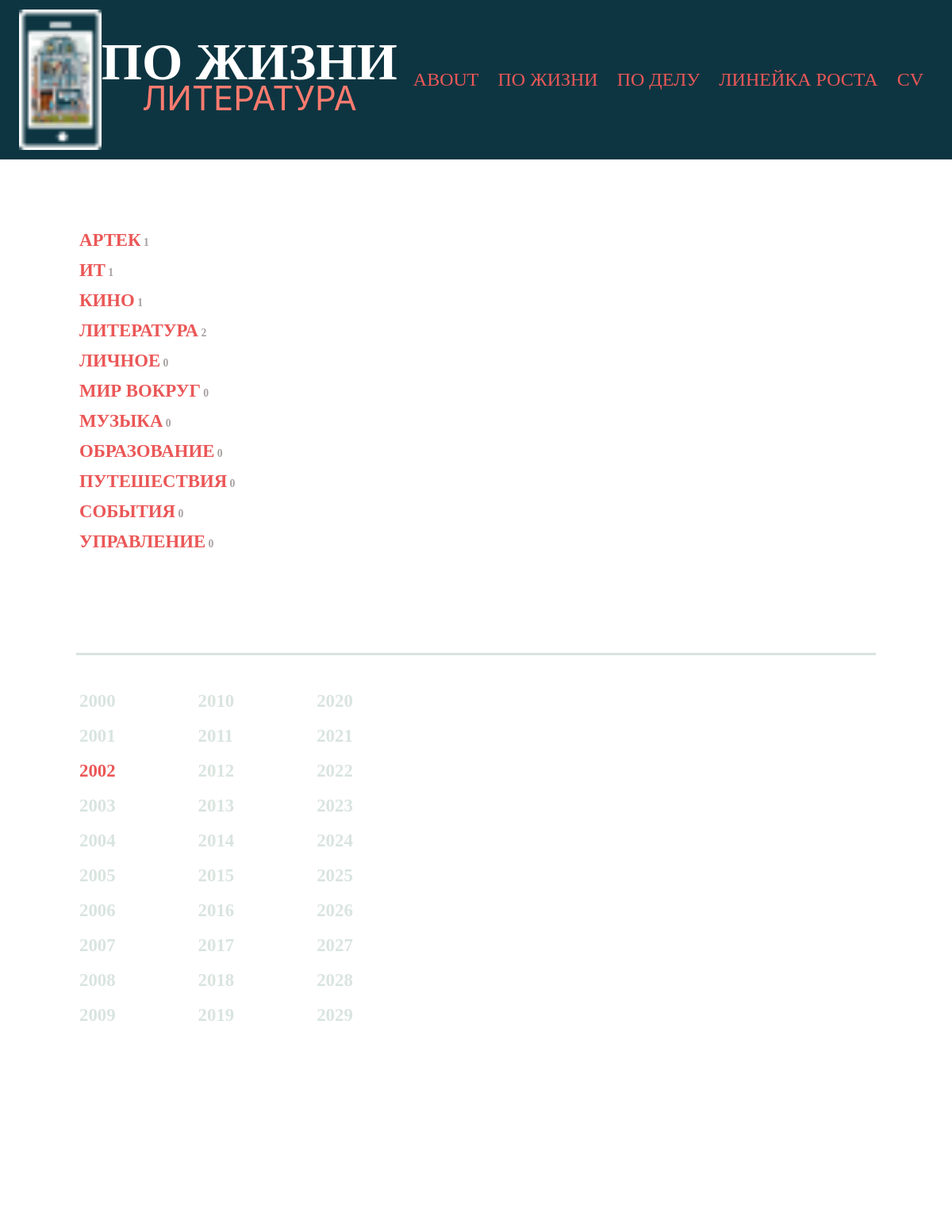
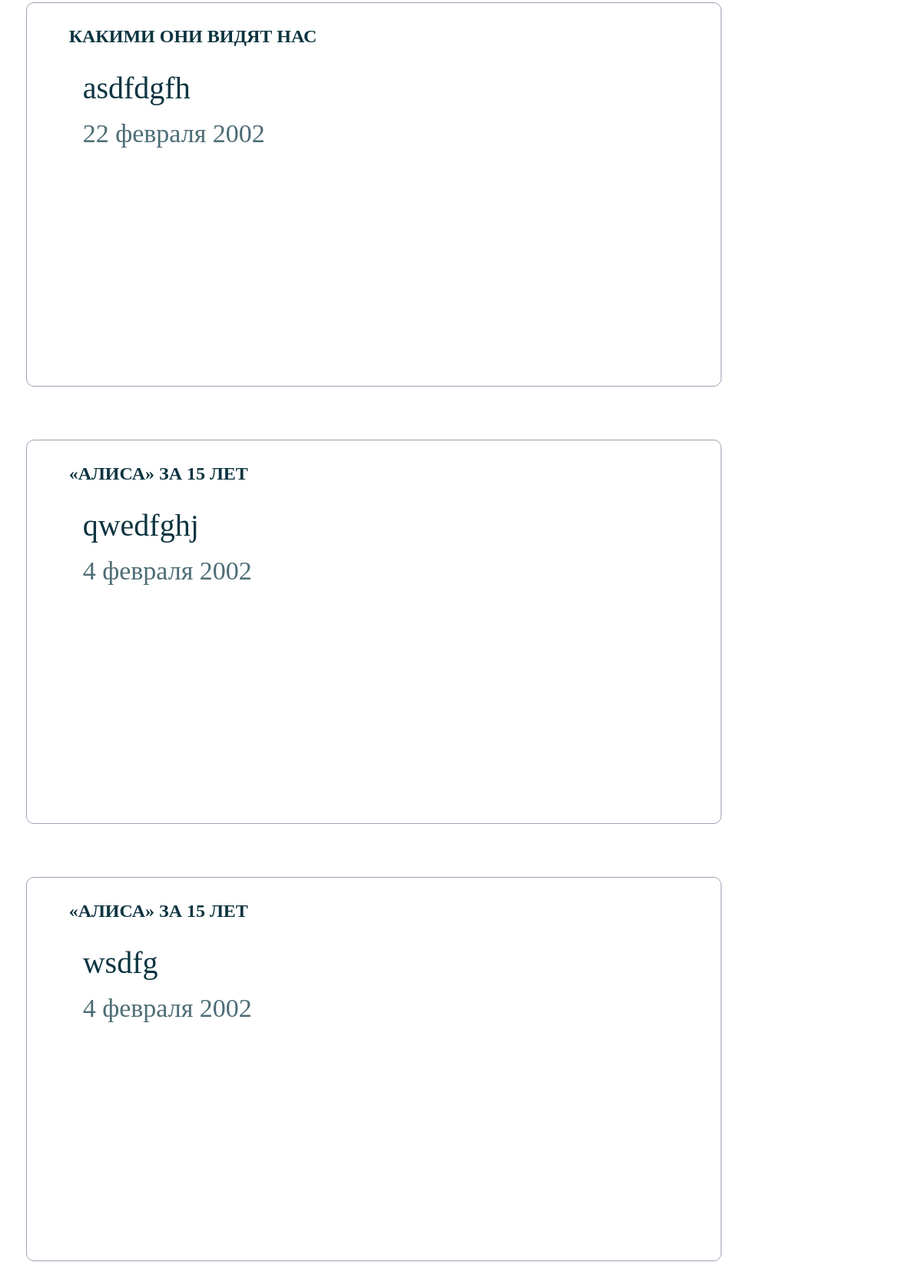
Before: /life with the older database file (2 pictures, top to bottom).
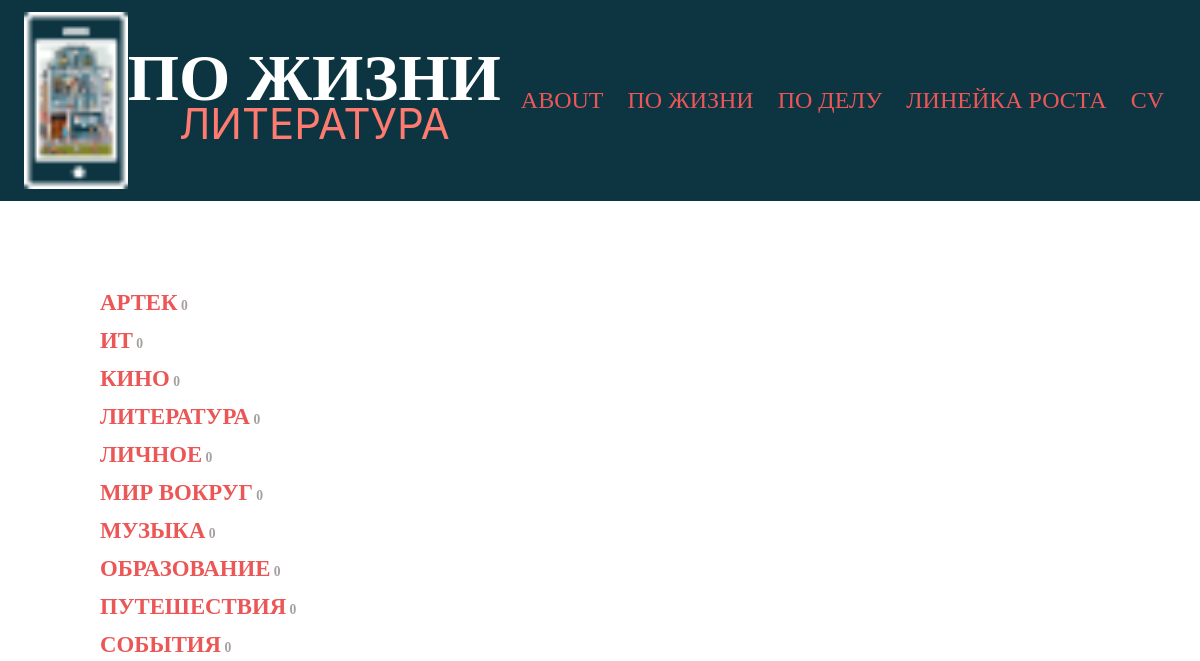
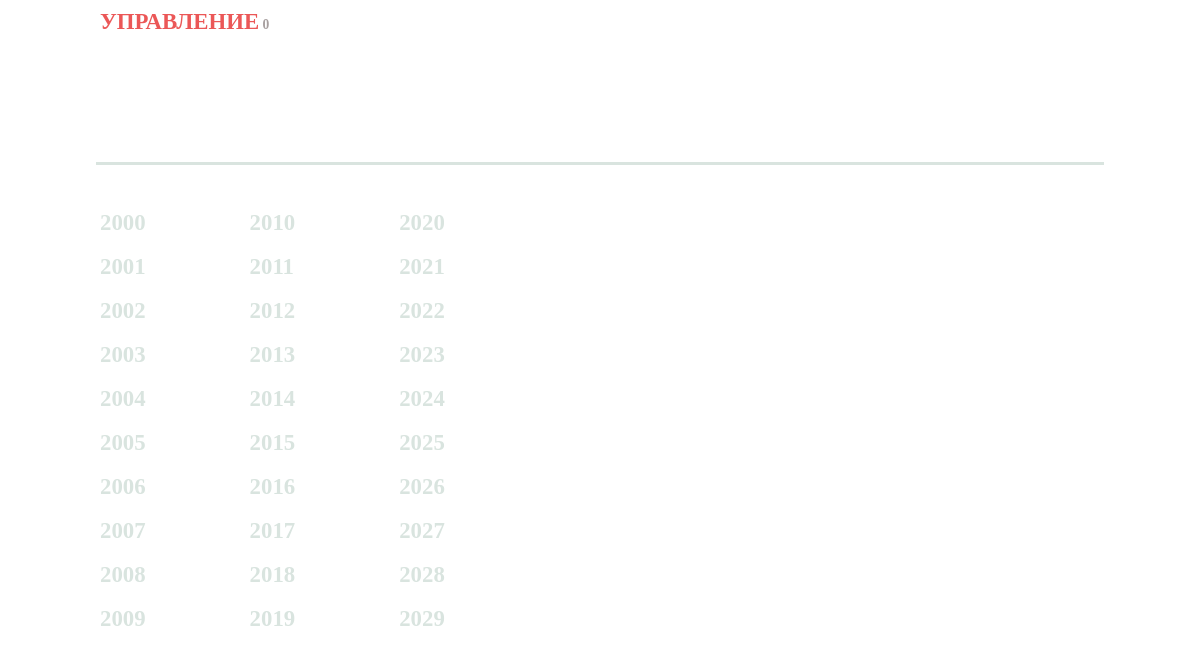
After: the same page with the newer database file (2 pictures, top to bottom).
### page/models.py (models this page shows, shortened)
class life(models.Model):
    file_name = models.CharField(null = False, max_length = 150)
    date = models.DateTimeField(auto_now = False, auto_created = False)
    str_date = models.CharField(max_length = 30)
    tag = models.CharField(max_length = 20)
    heading = models.CharField(max_length = 100)
    page_text = models.TextField()
    text = models.TextField()
    slug = models.CharField(max_length = 100)

### page/views.py (the view)
# urls.py: path('life', lifes),
def lifes(requests):
    datas = life.objects.all().order_by('date')[:3]
    data = list(datas)
    data.reverse()
    return adm(requests, "page/life.html", {'theme':'ПО ЖИЗНИ', 'data':data, 'left':life_left, 'years':life_left_years, 'admin':check_admin(requests)})

### page/views.py (called while the page is built)
def check_admin(q):
    try:
        try:
            if q.COOKIES['dats_A'] == passwd:
                return True
            elif q.GET['admin'] == passwd:
                return True
            else: return False
        except: return q.GET['admin'] == passwd
        else: return False
    except:
        return False

def adm(requests, templ, contex):
    a = render(requests, templ, context = contex)
    if check_admin(requests): a.set_cookie('dats_A', passwd)
    else:
        a.set_cookie('dats_A', 'yxadi')
    return a

### page/templates/page/life.html (shortened to what this page needs)
{% extends 'syit/base_all.html' %}
{% load static %}
{% block type %}{{ theme }}{% endblock %}
{% block content %}
<div class="life_left_block">
    <div class="life_left_text">
        <table>
            {% for i, number in left.items %}
                <tr><td><a href="/life/year/{{ i }}" class="ssil_">{{ i }}</a><a class="life_left_number"> {{ number }}</a></td></tr>
            {% endfor %}
        </table>
    </div>
    <div class="life_line_h1"></div>
    <table style="margin-top: 5vh" class="life_left_text">
        {% for i, item in years.items %}
            <tr class="life_years">
                {% for j, it in item.items %}
                    {% if it == 0 %}
                        <td class="tds"><a class="ssil_" style="pointer-events: none; color:rgba(217, 228, 223, 1) !important;">{{ j }}</a></td>
                    {% else %}
                        <td class="tds"><a class="ssil_" href="/life/year/{{ j }}">{{ j }}</a></td>
                    {% endif %}
                {% endfor %}
            </tr>
        {% endfor %}
    </table>
</div>
<div class="life_right_block">
{% for i in data %}
<div class="life_right__block_text" onclick="window.location='/life/{{ i.slug }}';">
        <p class="life_right_heading">{{ i.heading }} <span class="life_right_lit">{{ i.tag }}</span></p>
        <p class="life_right_text">{{ i.page_text }}</p>
        <p class="life_right_data">{{ i.str_date }}</p>
</div>
{% endfor %}
</div>
{% endblock %}

Changed rows visible on the page:
removed life: heading "КАКИМИ ОНИ ВИДЯТ НАС", page_text "asdfdgfh", str_date "22 февраля 2002"
removed life: heading "«АЛИСА» ЗА 15 ЛЕТ", page_text "qwedfghj", str_date "4 февраля 2002"
removed life: heading "«АЛИСА» ЗА 15 ЛЕТ", page_text "wsdfg", str_date "4 февраля 2002"
Other visible differences:
new list line: "АРТЕК 0"
new list line: "ИТ 0"
new list line: "КИНО 0"
new list line: "ЛИТЕРАТУРА 0"
list line gone: "2002"
new list line: "2002"
list line gone: "АРТЕК 1"
list line gone: "ИТ 1"
list line gone: "КИНО 1"
list line gone: "ЛИТЕРАТУРА 2"
